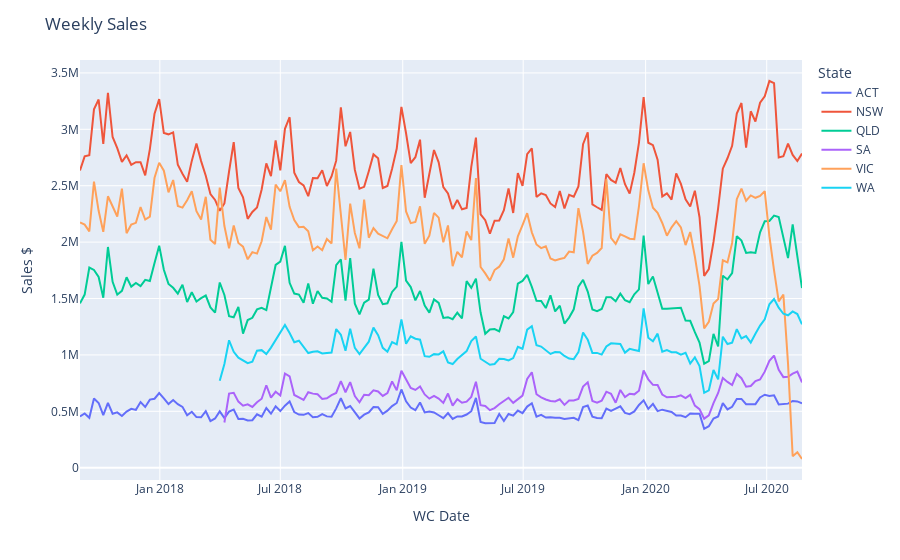

The cell this chart's notebook holds for it:
### Code cell
fig = px.line(df_s, x='WC Date', y='Sales', color="State",line_group="State", hover_name="Month")
fig.update_layout(title='Weekly Sales',xaxis_title='WC Date',yaxis_title="Sales $")
fig.show()
